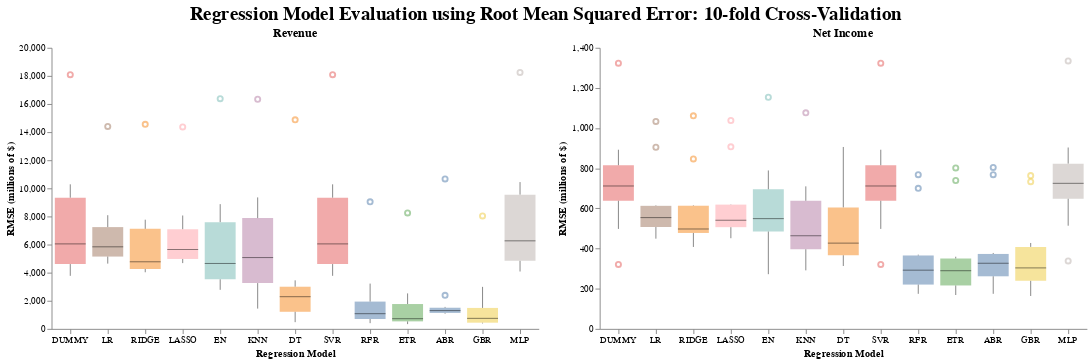

The notebook cell this image was saved under:
### Code cell
full_chart3 = (rev_chart3 | ear_chart3 ).properties(
    title=alt.TitleParams('Regression Model Evaluation using Root Mean Squared Error: 10-fold Cross-Validation', fontSize = 20, anchor='middle'))
full_chart3.configure_view(stroke=None)

### Figure 1 — Vega-Lite specification as saved in the notebook (floating-point values rounded to 4 significant figures; data arrays with more than 128 entries replaced by an {"elided": "..."} marker saying what was removed)
{"config": {"view": {"continuousWidth": 300, "continuousHeight": 300, "stroke": null}}, "hconcat": [{"data": {"name": "data-8c60a2f5549ff682cf147b4cf5aeb8bb"}, "mark": {"type": "boxplot", "median": {"color": "black", "strokeWidth": 3}, "opacity": 0.5, "size": 33}, "encoding": {"color": {"field": "model", "legend": null, "type": "nominal"}, "x": {"axis": {"grid": false, "labelAngle": 0}, "field": "model", "sort": ["DUMMY", "LR", "RIDGE", "LASSO", "EN", "KNN", "DT", "SVR", "RFR", "ETR", "ABR", "GBR", "MLP"], "title": "Regression Model", "type": "nominal"}, "y": {"axis": {"grid": false}, "field": "rmse", "title": "RMSE (millions of $)", "type": "quantitative"}}, "height": 300, "title": "Revenue", "width": 520}, {"data": {"name": "data-5ca5a63e919a8f83bc338f4249b8fc3b"}, "mark": {"type": "boxplot", "median": {"color": "black", "strokeWidth": 3}, "opacity": 0.5, "size": 33}, "encoding": {"color": {"field": "model", "legend": null, "type": "nominal"}, "x": {"axis": {"grid": false, "labelAngle": 0}, "field": "model", "sort": ["DUMMY", "LR", "RIDGE", "LASSO", "EN", "KNN", "DT", "SVR", "RFR", "ETR", "ABR", "GBR", "MLP"], "title": "Regression Model", "type": "nominal"}, "y": {"axis": {"grid": false}, "field": "rmse", "title": "RMSE (millions of $)", "type": "quantitative"}}, "height": 300, "title": "Net Income", "width": 520}], "title": {"text": "Regression Model Evaluation using Root Mean Squared Error: 10-fold Cross-Validation", "anchor": "middle", "fontSize": 20}, "$schema": "https://vega.github.io/schema/vega-lite/v5.20.1.json", "datasets": {"data-8c60a2f5549ff682cf147b4cf5aeb8bb": {"elided": "130 records"}, "data-5ca5a63e919a8f83bc338f4249b8fc3b": {"elided": "130 records"}}}
